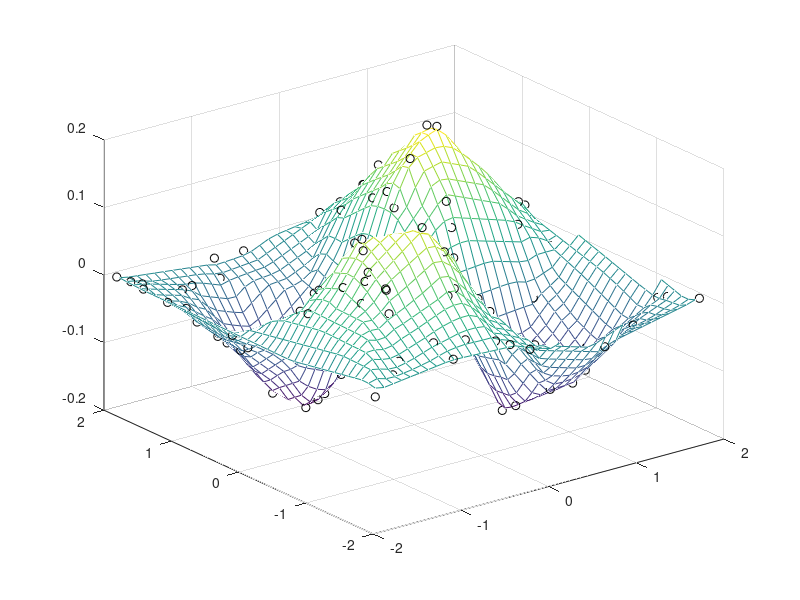

Write MATLAB code to recreate this figure.
x=rand(120,1)*4-2;
y=rand(120,1)*4-2;
z=x.*y.*exp(-x.^2-y.^2);
t=-2:0.1:2;
[X,Y]=meshgrid(t,t);
Z=griddata(x,y,z,X,Y);
mesh(X,Y,Z)
hold on
plot3(x,y,z,'ok')
